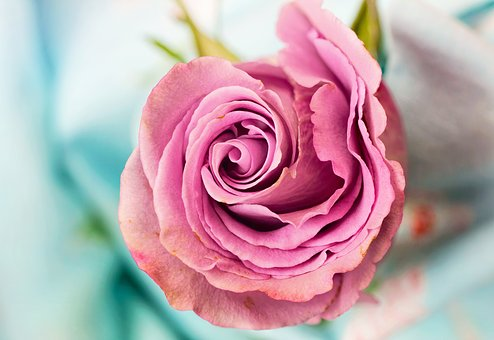
#> input picture Images/3.jpg, 494 x 340 px, found by its file name
$ python '4)Histograms.py'
#> lines starting #> are read from the running program, lines starting #| are printed output that depends on the picture
import cv2
import numpy as np
import os
from matplotlib import pyplot as plt

#need matplotlib to create our histogram plots
def main():
    img = cv2.imread("C:/Users/PM_br/PycharmProjects/Python-Tutorials/Python_Opencv-Tutorials-Examples/Images/3.jpg")
#> img is the input picture: shape (340, 494, 3); mean B, G, R 171.8, 163.1, 190.2
    histogram = cv2.calcHist([img], [0], None , [256], [0,256])
#> histogram = 256 values, max 2124 at index 246, min 0 at index 254, mean 656.1

    #We plot a histogram , ravel() flatens our image array
    print(img.ravel().shape)
#| (503880,)
    plt.hist(img.ravel(), 256,[0,256]); plt.show()
#> after `plt.hist(img.ravel(), 256, [0, 256])`:
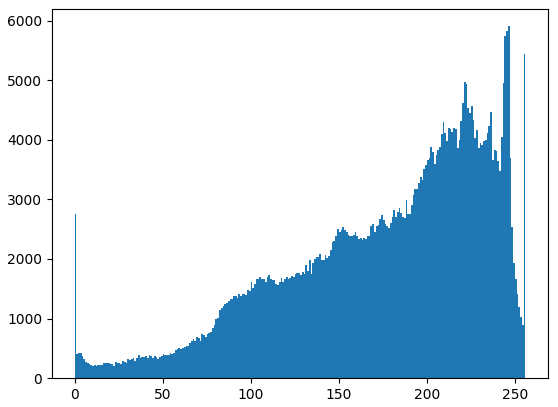
#> figure drawn by matplotlib, 1 panel; tallest bar 5906 high, from x = 246 to 247

    #Viewing speprate color channels
    color = ('b','g','r')

    #we now seperate the colors and plot each in histograms
    for i, col in enumerate(color):
        histogram2 = cv2.calcHist([img],[i],None,[256], [0,256])
        plt.plot(histogram2,color=col)
        plt.xlim([0,256])

    plt.show()
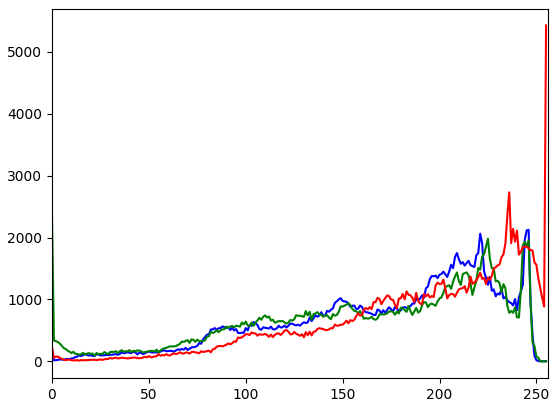
#> figure drawn by matplotlib, 1 panel; curve peaks at x = 246, y = 2124; curve peaks at x = 0, y = 2345; curve peaks at x = 255, y = 5425

if __name__ == '__main__':
    main()

$ run again, with Images/10.jpg copied over Images/3.jpg
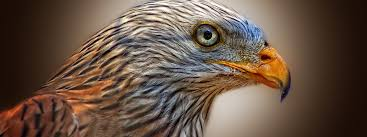
#> input picture Images/10.jpg, 367 x 137 px, found by its file name
#> in main, img is the input picture: shape (137, 367, 3); mean B, G, R 69.2, 83.4, 103.5
#> histogram = 256 values, max 1234 at index 7, min 0 at index 247, mean 196.4
#| (150837,)
#> in main, `plt.hist(img.ravel(), 256, [0, 256])`:
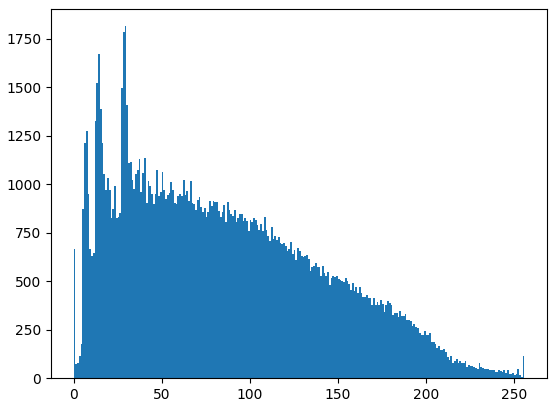
#> figure drawn by matplotlib, 1 panel; tallest bar 1815 high, from x = 29 to 30
#> in main, `plt.show()`:
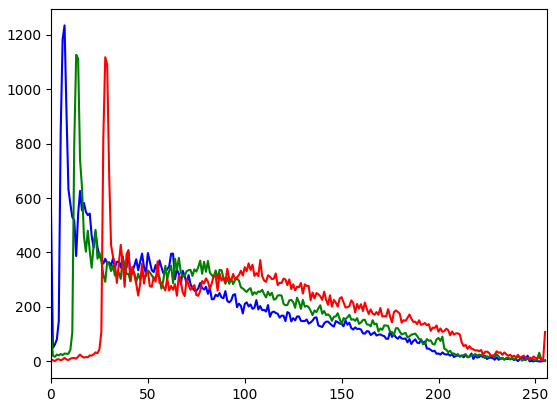
#> figure drawn by matplotlib, 1 panel; curve peaks at x = 7, y = 1234; curve peaks at x = 13, y = 1126; curve peaks at x = 28, y = 1117

$ run again, with Images/11.jpg copied over Images/3.jpg
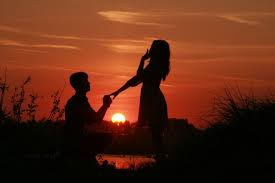
#> input picture Images/11.jpg, 275 x 183 px, found by its file name
#> in main, img is the input picture: shape (183, 275, 3); mean B, G, R 22.2, 43.1, 96.4
#> histogram = 256 values, max 9203 at index 0, min 0 at index 108, mean 196.6
#| (150975,)
#> in main, `plt.hist(img.ravel(), 256, [0, 256])`:
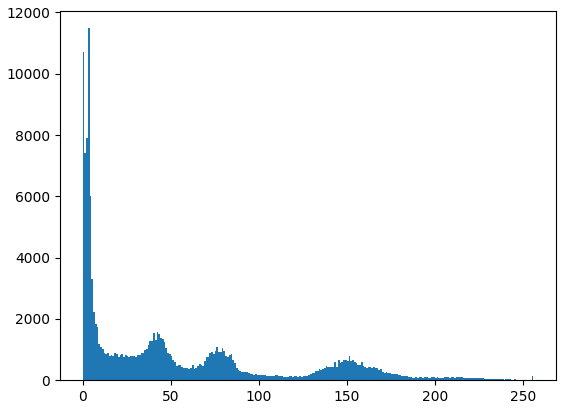
#> figure drawn by matplotlib, 1 panel; tallest bar 11485 high, from x = 3 to 4
#> in main, `plt.show()`:
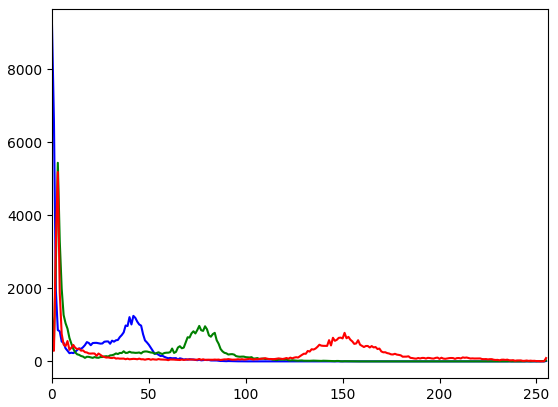
#> figure drawn by matplotlib, 1 panel; curve peaks at x = 0, y = 9203; curve peaks at x = 3, y = 5440; curve peaks at x = 3, y = 5186

$ run again, with Images/12.jpg copied over Images/3.jpg
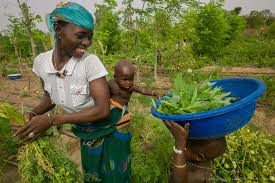
#> input picture Images/12.jpg, 275 x 183 px, found by its file name
#> in main, img is the input picture: shape (183, 275, 3); mean B, G, R 60.7, 105, 96.7
#> histogram = 256 values, max 2917 at index 0, min 0 at index 235, mean 196.6
#| (150975,)
#> in main, `plt.hist(img.ravel(), 256, [0, 256])`:
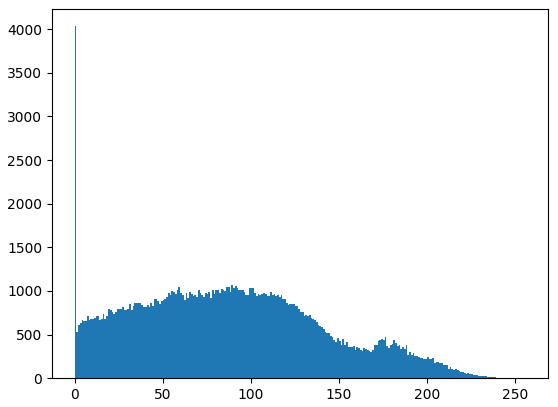
#> figure drawn by matplotlib, 1 panel; tallest bar 4033 high, from x = 0 to 1
#> in main, `plt.show()`:
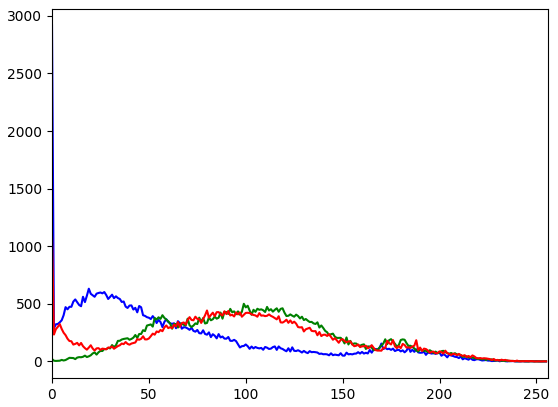
#> figure drawn by matplotlib, 1 panel; curve peaks at x = 0, y = 2917; curve peaks at x = 99, y = 500; curve peaks at x = 0, y = 1095
